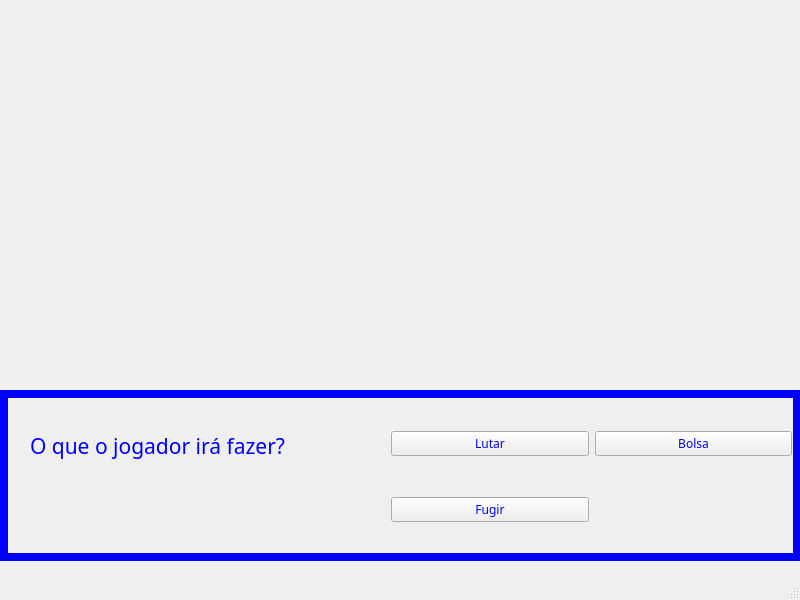
<?xml version="1.0" encoding="UTF-8"?>
<ui version="4.0">
 <class>MainWindow</class>
 <widget class="QMainWindow" name="MainWindow">
  <property name="geometry">
   <rect>
    <x>0</x>
    <y>0</y>
    <width>800</width>
    <height>600</height>
   </rect>
  </property>
  <property name="windowTitle">
   <string>MainWindow</string>
  </property>
  <widget class="QWidget" name="centralwidget">
   <widget class="QFrame" name="frame">
    <property name="geometry">
     <rect>
      <x>0</x>
      <y>390</y>
      <width>801</width>
      <height>171</height>
     </rect>
    </property>
    <property name="autoFillBackground">
     <bool>true</bool>
    </property>
    <property name="styleSheet">
     <string notr="true">color:rgb(0, 0, 255)</string>
    </property>
    <property name="frameShape">
     <enum>QFrame::Panel</enum>
    </property>
    <property name="frameShadow">
     <enum>QFrame::Plain</enum>
    </property>
    <property name="lineWidth">
     <number>8</number>
    </property>
    <property name="midLineWidth">
     <number>47</number>
    </property>
    <widget class="QLabel" name="label_3">
     <property name="geometry">
      <rect>
       <x>30</x>
       <y>40</y>
       <width>361</width>
       <height>31</height>
      </rect>
     </property>
     <property name="font">
      <font>
       <family>standard 07_53</family>
       <pointsize>16</pointsize>
      </font>
     </property>
     <property name="text">
      <string>O que o jogador irá fazer?</string>
     </property>
    </widget>
    <widget class="QWidget" name="">
     <property name="geometry">
      <rect>
       <x>391</x>
       <y>6</y>
       <width>401</width>
       <height>161</height>
      </rect>
     </property>
     <layout class="QGridLayout" name="gridLayout">
      <item row="0" column="0">
       <widget class="QPushButton" name="pushButton">
        <property name="font">
         <font>
          <family>standard 07_55</family>
         </font>
        </property>
        <property name="text">
         <string>Lutar</string>
        </property>
       </widget>
      </item>
      <item row="0" column="1">
       <widget class="QPushButton" name="pushButton_2">
        <property name="font">
         <font>
          <family>standard 07_55</family>
         </font>
        </property>
        <property name="text">
         <string>Bolsa</string>
        </property>
       </widget>
      </item>
      <item row="1" column="0">
       <widget class="QPushButton" name="pushButton_3">
        <property name="font">
         <font>
          <family>standard 07_55</family>
         </font>
        </property>
        <property name="text">
         <string>Fugir</string>
        </property>
       </widget>
      </item>
     </layout>
    </widget>
   </widget>
  </widget>
  <widget class="QMenuBar" name="menubar">
   <property name="geometry">
    <rect>
     <x>0</x>
     <y>0</y>
     <width>800</width>
     <height>21</height>
    </rect>
   </property>
  </widget>
  <widget class="QStatusBar" name="statusbar"/>
 </widget>
 <resources/>
 <connections/>
</ui>
